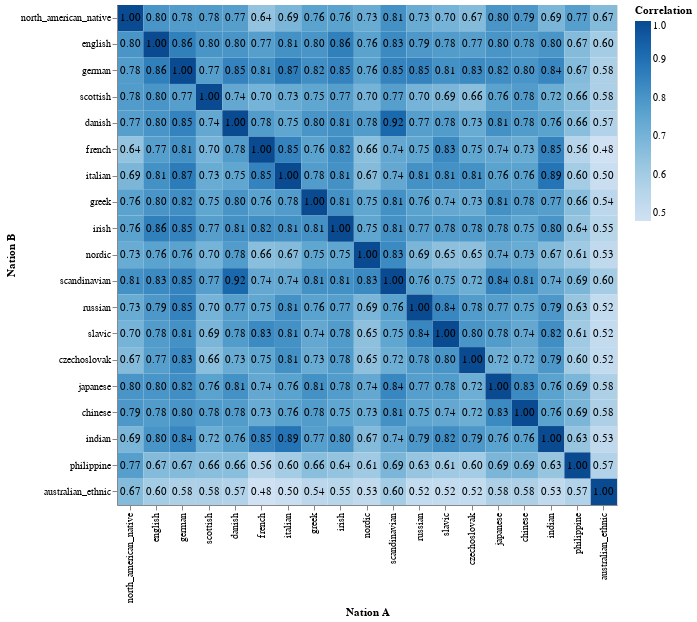

This figure's notebook cell:
### Code cell
nouns_heatmap = alt.Chart(nouns_corr).mark_rect(text='Correlation').encode(
    x=alt.X('Nation A:O',sort=nations_ofinterest20_ordered), y=alt.Y('Nation B:O',sort=nations_ofinterest20_ordered),
    color=alt.Color('Correlation:Q',
                    scale=alt.Scale(scheme='blues',domainMid = nouns_corr['Correlation'].median()))
).properties(
    width = 500,
    height = 500
)
nouns_heatmaptext = nouns_heatmap.mark_text(baseline='middle').encode(
    text = 'Correlation',color=alt.condition(
        alt.datum.Frequency > nouns_corr['Correlation'].median(),
        alt.value('white'),
        alt.value('black')
    )
)
nouns_heatmap + nouns_heatmaptext

### Figure 1 — Vega-Lite specification as saved in the notebook (floating-point values rounded to 4 significant figures; data arrays with more than 128 entries replaced by an {"elided": "..."} marker saying what was removed)
{"config": {"view": {"continuousWidth": 400, "continuousHeight": 300}}, "layer": [{"mark": {"type": "rect", "text": "Correlation"}, "encoding": {"color": {"field": "Correlation", "scale": {"domainMid": 0.76, "scheme": "blues"}, "type": "quantitative"}, "x": {"field": "Nation A", "sort": ["portuguese", "north_american_native", "english", "german", "scottish", "danish", "french", "italian", "greek", "irish", "nordic", "scandinavian", "russian", "slavic", "czechoslovak", "japanese", "chinese", "indian", "philippine", "australian_ethnic"], "type": "ordinal"}, "y": {"field": "Nation B", "sort": ["portuguese", "north_american_native", "english", "german", "scottish", "danish", "french", "italian", "greek", "irish", "nordic", "scandinavian", "russian", "slavic", "czechoslovak", "japanese", "chinese", "indian", "philippine", "australian_ethnic"], "type": "ordinal"}}, "height": 500, "width": 500}, {"mark": {"type": "text", "baseline": "middle"}, "encoding": {"color": {"condition": {"value": "white", "test": "(datum.Frequency > 0.76)"}, "value": "black"}, "text": {"field": "Correlation", "type": "nominal"}, "x": {"field": "Nation A", "sort": ["portuguese", "north_american_native", "english", "german", "scottish", "danish", "french", "italian", "greek", "irish", "nordic", "scandinavian", "russian", "slavic", "czechoslovak", "japanese", "chinese", "indian", "philippine", "australian_ethnic"], "type": "ordinal"}, "y": {"field": "Nation B", "sort": ["portuguese", "north_american_native", "english", "german", "scottish", "danish", "french", "italian", "greek", "irish", "nordic", "scandinavian", "russian", "slavic", "czechoslovak", "japanese", "chinese", "indian", "philippine", "australian_ethnic"], "type": "ordinal"}}, "height": 500, "width": 500}], "data": {"name": "data-77f73c42dcbd6dc9fdfcce68c3ac5983"}, "$schema": "https://vega.github.io/schema/vega-lite/v4.17.0.json", "datasets": {"data-77f73c42dcbd6dc9fdfcce68c3ac5983": {"elided": "361 records"}}}
